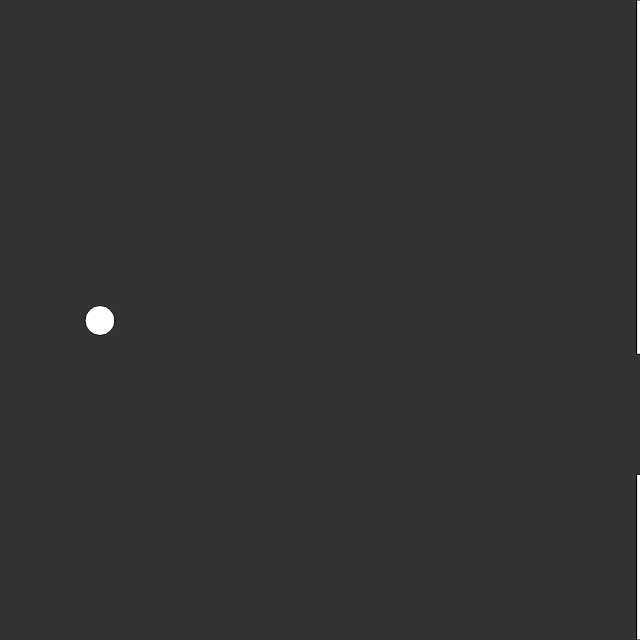
Frame 1 (no input)
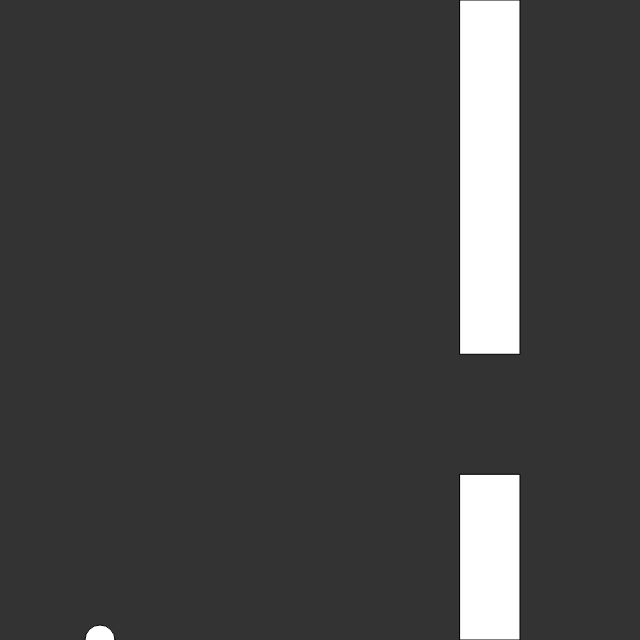
Frame 60 (no input)
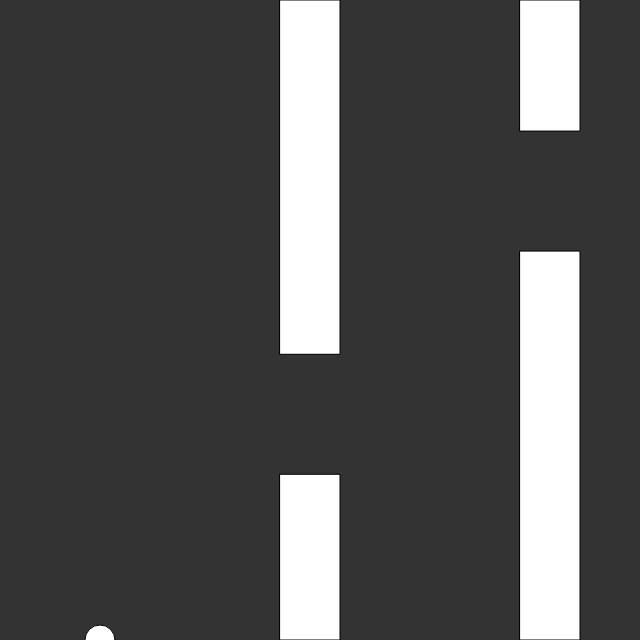
Frame 120 (the mouse pressed at the canvas centre since frame 60)

The p5.js sketch that drew these frames (run headless with seeded random() and noise() and a simulated clock; from frame 60 on, the mouse is pressed at the canvas centre):

// p5.js sketch
// ── sketch.js
let b;
let G = 0.5;
time2 = 0;
let p = [];

function setup()    {
    createCanvas(640, 640);
    b = new bird();
    p[0] = new pipe();
}

function draw() {
    background(51);
    b.update(G)
    b.show();

    for (let i = p.length - 1; i >= 0; i--)  {
        
        p[i].update()
        p[i].show()

        if (p[i].hits(b))   {
            noLoop()
        }

        if (p[i].x + p[i].w < 0) {
            p.splice(i, 1)
        }
    }

    time2 = time2 + 1;

    if (time2 % 80 === 0)  {
        p.push(new pipe());
    }
}

function keyPressed()   {
    if (keyCode === 32) {
        time1 = b.jump();
    }
}

// ── bird.js
class bird    {

    constructor()   {
        this.x = 100;
        this.y = height/2;
        this.velocity = 0;
    }

    update(_G)    {
        this.velocity = this.velocity + _G;
        this.y = this.y + this.velocity;

        if (this.y > height)    {
            this.y = height;
            this.velocity = 0;
        }

        if (this.y < 0)    {
            this.y = 0;
            this.velocity = 0;
        }

        if (this.velocity > 15) {
            this.velocity = 15;
        }
    }

    jump()  {
        this.velocity = -8;
        return 0
    }

    show()  {
        ellipse(this.x, this.y, 30, 30);
    }
}

// ── pipe.js
class pipe {
    constructor()   {
        this.gap = 120;
        this.y = random(40, height - (this.gap + 40));
        this.x = width;
        this.w = 60;
        this.velocity = 3;
    }

    update()    {
        this.x = this.x - this.velocity
    }

    show()  {
        rectMode(CORNERS);
        rect(this.x, 0, this.x + this.w, this.y);
        rect(this.x, this.y + this.gap, this.x + this.w, height)
    }

    hits(_b)   {
        if (((_b.y - 10) < this.y) || ((_b.y + 10) > (this.y + this.gap)))   {
            if (((_b.x + 10) > this.x) && ((_b.x - 10) < (this.x + this.w)))   {
                return 1;
            }
        }
        else{
            return 0;
        }
    }
}
